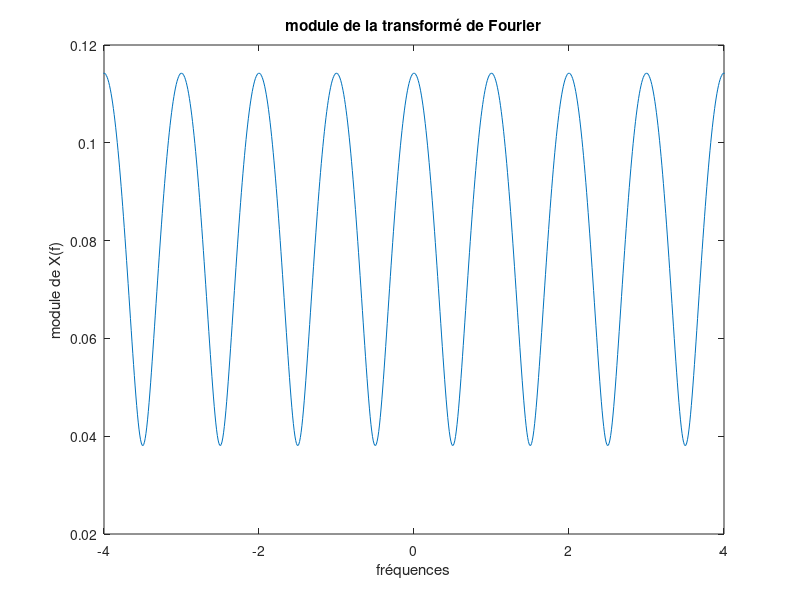

MATLAB code to generate this figure:
f = linspace(-5,5,1000);

y3 = abs(sin(pi*f)/f)*sqrt(5+4*cos(2*pi*f));

plot(f,y3);
xlabel('fréquences')
ylabel('module de X(f)')
xlim([-4,4])
title('module de la transformé de Fourier')